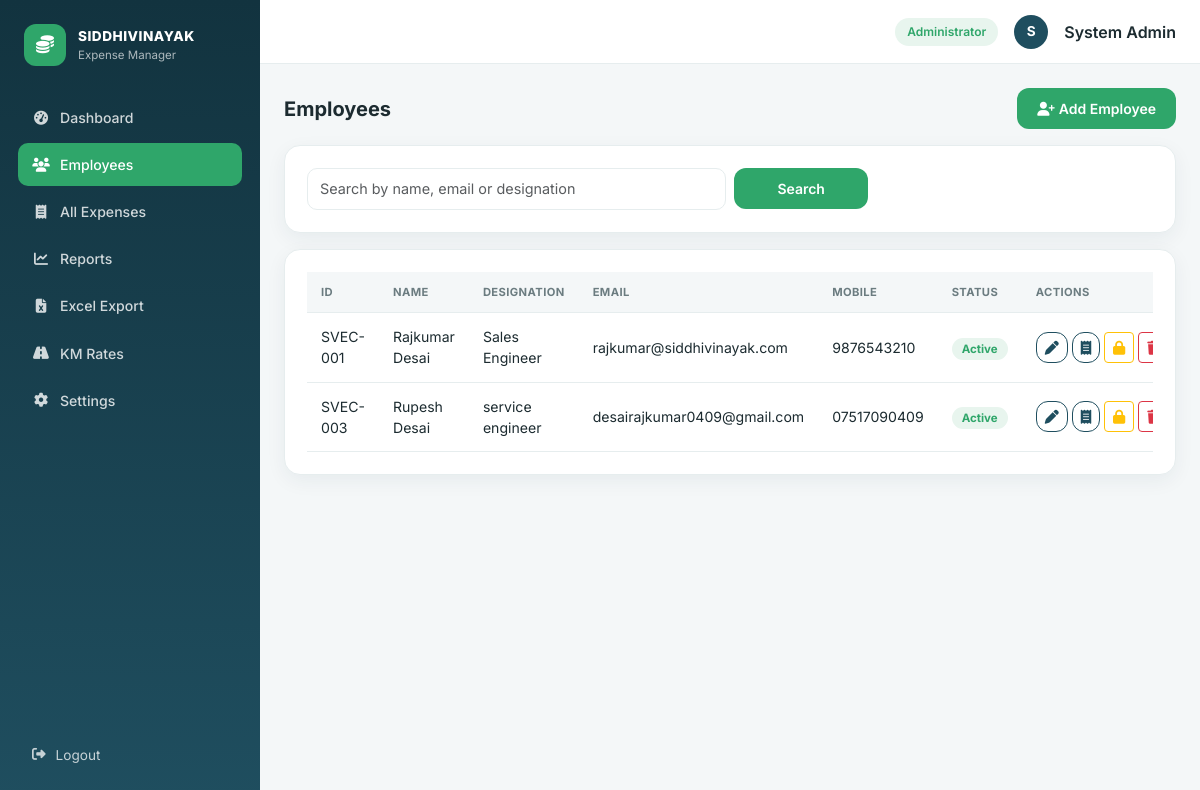
Page /admin/employees (signed in) on the committed database.
### models.py (models this page shows, shortened)
class Employee(UserMixin, db.Model):
    __tablename__ = "employees"
    id = db.Column(db.Integer, primary_key=True)
    employee_code = db.Column(db.String(20), unique=True, nullable=False)
    name = db.Column(db.String(120), nullable=False)
    email = db.Column(db.String(120), unique=True, nullable=False)
    mobile = db.Column(db.String(20))
    designation = db.Column(db.String(100))
    department = db.Column(db.String(100))
    password_hash = db.Column(db.String(255), nullable=False)
    joining_date = db.Column(db.Date, default=date.today)
    role = db.Column(db.String(20), default="employee")  # employee | admin
    is_blocked = db.Column(db.Boolean, default=False)
    created_at = db.Column(db.DateTime, default=datetime.utcnow)
    expenses = db.relationship(
        "Expense", backref="employee", lazy=True, cascade="all, delete-orphan"
    )
    @property
    def is_active(self):
        return not self.is_blocked
    @property
    def is_admin(self):
        return self.role == "admin"

### routes/admin.py (the view, shortened to what this page needs)
@admin_bp.route("/employees")
@login_required
@admin_required
def employees():
    search = request.args.get("q", "").strip()
    query = Employee.query.filter_by(role="employee")
    all_employees = query.order_by(Employee.name.asc()).all()
    return render_template("admin/employees.html", employees=all_employees, search=search)

### routes/admin.py (called while the page is built)
def admin_required(f):
    @wraps(f)
    def wrapper(*args, **kwargs):
        if not current_user.is_authenticated or not current_user.is_admin:
            flash("Admin access required.", "danger")
            return redirect(url_for("auth.login"))
        return f(*args, **kwargs)
    return wrapper

### templates/admin/employees.html (shortened to what this page needs)
{% extends "base.html" %}
{% block content %}
<div class="d-flex justify-content-between align-items-center flex-wrap gap-2 mb-3">
  <h5 class="fw-bold mb-0">Employees</h5>
  <a href="{{ url_for('admin.add_employee') }}" class="btn btn-brand btn-sm"><i class="fa-solid fa-user-plus me-1"></i>Add Employee</a>
</div>
<div class="panel mb-3">
  <form method="GET" class="row g-2">
    <div class="col-md-6">
      <input type="text" name="q" value="{{ search }}" class="form-control form-control-sm" placeholder="Search by name, email or designation">
    </div>
    <div class="col-md-2">
      <button class="btn btn-brand btn-sm w-100">Search</button>
    </div>
  </form>
</div>
<div class="panel">
  <div class="table-responsive">
    <table class="table-modern">
      <thead><tr><th>ID</th><th>Name</th><th>Designation</th><th>Email</th><th>Mobile</th><th>Status</th><th>Actions</th></tr></thead>
      <tbody>
        {% for emp in employees %}
        <tr>
          <td>{{ emp.employee_code }}</td>
          <td>{{ emp.name }}</td>
          <td>{{ emp.designation }}</td>
          <td>{{ emp.email }}</td>
          <td>{{ emp.mobile or '—' }}</td>
          <td><span class="status-badge {{ 'blocked' if emp.is_blocked else 'active' }}">{{ 'Blocked' if emp.is_blocked else 'Active' }}</span></td>
          <td class="text-nowrap">
            <a href="{{ url_for('admin.edit_employee', emp_id=emp.id) }}" class="btn btn-sm btn-outline-brand"><i class="fa-solid fa-pen"></i></a>
            <a href="{{ url_for('admin.all_expenses', employee_id=emp.id) }}" class="btn btn-sm btn-outline-brand"><i class="fa-solid fa-receipt"></i></a>
            <form method="POST" action="{{ url_for('admin.toggle_block', emp_id=emp.id) }}" class="d-inline">
              <button class="btn btn-sm btn-outline-warning"><i class="fa-solid {{ 'fa-lock-open' if emp.is_blocked else 'fa-lock' }}"></i></button>
            </form>
            <form method="POST" action="{{ url_for('admin.delete_employee', emp_id=emp.id) }}" class="d-inline" data-confirm-delete="Delete this employee and all of their expense records?">
              <button class="btn btn-sm btn-outline-danger"><i class="fa-solid fa-trash"></i></button>
            </form>
          </td>
        </tr>
        {% else %}
        <tr><td colspan="7" class="text-center text-muted py-4">No employees found.</td></tr>
        {% endfor %}
      </tbody>
    </table>
  </div>
</div>
{% endblock %}

### templates/base.html (shortened to what this page needs)
<!DOCTYPE html>
<html lang="en">
<head>
<link href="https://cdn.jsdelivr.net/npm/bootstrap@5.3.3/dist/css/bootstrap.min.css" rel="stylesheet">
<link rel="stylesheet" href="https://cdnjs.cloudflare.com/ajax/libs/font-awesome/6.5.2/css/all.min.css">
<link rel="stylesheet" href="{{ url_for('static', filename='css/style.css') }}">
</head>
<body class="{% if current_user.is_authenticated %}has-shell{% endif %}">
{% if current_user.is_authenticated %}
<div class="app-shell">
  <aside class="sidebar d-none d-lg-flex flex-column">
    <div class="sidebar-brand">
      <div class="brand-mark"><i class="fa-solid fa-coins"></i></div>
      <div>
        <div class="brand-title">SIDDHIVINAYAK</div>
        <div class="brand-sub">Expense Manager</div>
      </div>
    </div>
    <nav class="sidebar-nav">
      {% if current_user.is_admin %}
        <a href="{{ url_for('admin.dashboard') }}" class="nav-link {{ 'active' if request.endpoint == 'admin.dashboard' }}"><i class="fa-solid fa-gauge-high"></i> Dashboard</a>
        <a href="{{ url_for('admin.employees') }}" class="nav-link {{ 'active' if request.endpoint and request.endpoint.startswith('admin.employ') }}"><i class="fa-solid fa-users"></i> Employees</a>
        <a href="{{ url_for('admin.all_expenses') }}" class="nav-link {{ 'active' if request.endpoint == 'admin.all_expenses' }}"><i class="fa-solid fa-receipt"></i> All Expenses</a>
        <a href="{{ url_for('admin.reports') }}" class="nav-link {{ 'active' if request.endpoint and request.endpoint.startswith('admin.reports') or request.endpoint == 'admin.employee_report' }}"><i class="fa-solid fa-chart-line"></i> Reports</a>
        <a href="{{ url_for('excel.export_all_employees') }}" class="nav-link"><i class="fa-solid fa-file-excel"></i> Excel Export</a>
        <a href="{{ url_for('admin.rates') }}" class="nav-link {{ 'active' if request.endpoint == 'admin.rates' }}"><i class="fa-solid fa-road"></i> KM Rates</a>
        <a href="{{ url_for('admin.settings') }}" class="nav-link {{ 'active' if request.endpoint == 'admin.settings' }}"><i class="fa-solid fa-gear"></i> Settings</a>
      {% endif %}
    </nav>
    <a href="{{ url_for('auth.logout') }}" class="sidebar-logout"><i class="fa-solid fa-right-from-bracket"></i> Logout</a>
  </aside>
  <div class="main-col">
    <header class="topbar">
      <div class="ms-auto d-flex align-items-center gap-3">
        <span class="badge-role">{{ 'Administrator' if current_user.is_admin else current_user.designation }}</span>
        <div class="avatar-circle">{{ current_user.name[0] }}</div>
        <span class="d-none d-md-inline fw-semibold">{{ current_user.name }}</span>
      </div>
    </header>
    <main class="content-area pb-5 pb-lg-4">
      {% block content %}{% endblock %}
    </main>
  </div>
</div>
{% endif %}
</body>
</html>

### static/css/style.css (style rules this page uses)
:root { --brand-dark:#12333f; --brand:#1f4e5f; --brand-light:#2f7c8f; --accent:#2fa66a; --accent-soft:#e8f5ee; --bg:#f4f7f8; --card:#ffffff; --text:#1c2b30; --muted:#6b7c80; --border:#e6edee; --radius:16px; --shadow:0 6px 20px rgba(18,51,63,.06); }
* { box-sizing:border-box; }
body { font-family:'Inter',system-ui,-apple-system,sans-serif; background:var(--bg); color:var(--text); margin:0; }
.app-shell { display:flex;min-height:100vh; }
.sidebar { width:260px;flex-shrink:0; background:linear-gradient(180deg,var(--brand-dark),var(--brand)); color:#fff;padding:24px 18px; }
.sidebar-brand { display:flex;align-items:center;gap:12px;margin-bottom:30px;padding:0 6px; }
.brand-mark { width:42px;height:42px;border-radius:12px;background:var(--accent);display:flex;align-items:center;justify-content:center;font-size:18px; }
.brand-title { font-weight:800;font-size:.85rem;letter-spacing:.5px; }
.brand-sub { font-size:.72rem;color:rgba(255,255,255,.65); }
.sidebar-nav { display:flex;flex-direction:column;gap:4px;flex:1; }
.sidebar-nav .nav-link { color:rgba(255,255,255,.8); padding:11px 14px;border-radius:10px;font-size:.88rem;font-weight:500; display:flex;align-items:center;gap:10px;transition:.15s; }
.sidebar-nav .nav-link i { width:18px;text-align:center; }
.sidebar-nav .nav-link.active { background:var(--accent);color:#fff; }
.sidebar-logout { color:rgba(255,255,255,.75);padding:11px 14px;font-size:.85rem;text-decoration:none;display:flex;gap:10px;align-items:center; }
.main-col { flex:1;display:flex;flex-direction:column;min-width:0; }
.topbar { height:64px;background:var(--card);border-bottom:1px solid var(--border); display:flex;align-items:center;padding:0 24px;position:sticky;top:0;z-index:10; }
.badge-role { background:var(--accent-soft);color:var(--accent);font-size:.75rem;font-weight:600;padding:5px 12px;border-radius:20px; }
.avatar-circle { width:34px;height:34px;border-radius:50%;background:var(--brand);color:#fff;display:flex;align-items:center;justify-content:center;font-weight:700;font-size:.85rem; }
.content-area { padding:24px;max-width:1300px;width:100%;margin:0 auto; }
.panel { background:var(--card);border-radius:var(--radius);box-shadow:var(--shadow); border:1px solid var(--border);padding:22px; }
.btn-brand { background:var(--accent);border:none;color:#fff;font-weight:600; border-radius:12px;padding:10px 20px;transition:.15s; }
.btn-outline-brand { border:1.5px solid var(--brand);color:var(--brand);border-radius:12px;font-weight:600; }
.table-modern { width:100%;border-collapse:separate;border-spacing:0;font-size:.88rem; }
.table-modern thead th { background:var(--bg);color:var(--muted);font-weight:700;text-transform:uppercase;font-size:.7rem; letter-spacing:.4px;padding:12px 14px;border-bottom:1px solid var(--border);white-space:nowrap; }
.table-modern tbody td { padding:13px 14px;border-bottom:1px solid var(--border);vertical-align:middle; }
.status-badge { padding:4px 10px;border-radius:20px;font-size:.72rem;font-weight:700; }
.status-badge.active { background:var(--accent-soft);color:var(--accent); }
.form-control,.form-select { border-radius:10px;border:1px solid var(--border);padding:9px 12px;font-size:.9rem; }

### rows in the picture
Employee: role "Administrator", name "S", name "System Admin"
Employee: employee_code "SVEC-001", name "Rajkumar Desai", designation "Sales Engineer", email "rajkumar@siddhivinayak.com", mobile "9876543210", is_blocked "Active"
Employee: employee_code "SVEC-003", name "Rupesh Desai", designation "service engineer", email "desairajkumar0409@gmail.com", mobile "07517090409", is_blocked "Active"
